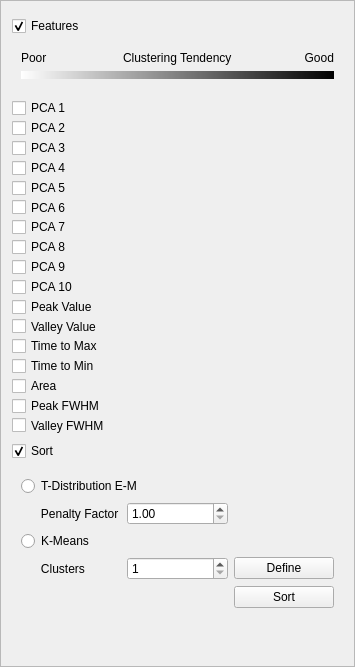
<?xml version="1.0" encoding="UTF-8"?>
<ui version="4.0">
 <class>OptionsSortFrame</class>
 <widget class="QFrame" name="OptionsSortFrame">
  <property name="geometry">
   <rect>
    <x>0</x>
    <y>0</y>
    <width>355</width>
    <height>667</height>
   </rect>
  </property>
  <property name="sizePolicy">
   <sizepolicy hsizetype="Preferred" vsizetype="Preferred">
    <horstretch>0</horstretch>
    <verstretch>0</verstretch>
   </sizepolicy>
  </property>
  <property name="minimumSize">
   <size>
    <width>0</width>
    <height>0</height>
   </size>
  </property>
  <property name="maximumSize">
   <size>
    <width>16777215</width>
    <height>16777215</height>
   </size>
  </property>
  <property name="windowTitle">
   <string>Frame</string>
  </property>
  <property name="frameShape">
   <enum>QFrame::StyledPanel</enum>
  </property>
  <property name="frameShadow">
   <enum>QFrame::Raised</enum>
  </property>
  <layout class="QVBoxLayout" name="verticalLayout">
   <property name="topMargin">
    <number>15</number>
   </property>
   <item>
    <widget class="ExpandButton" name="checkBoxFeatures">
     <property name="text">
      <string>Features</string>
     </property>
     <property name="checked">
      <bool>true</bool>
     </property>
    </widget>
   </item>
   <item>
    <widget class="QWidget" name="widgetClusteringTendency" native="true">
     <layout class="QGridLayout" name="gridLayout_3">
      <item row="0" column="2">
       <widget class="QLabel" name="label">
        <property name="text">
         <string>Good</string>
        </property>
        <property name="alignment">
         <set>Qt::AlignRight|Qt::AlignTrailing|Qt::AlignVCenter</set>
        </property>
       </widget>
      </item>
      <item row="0" column="1">
       <widget class="QLabel" name="labelClusteringTendency">
        <property name="sizePolicy">
         <sizepolicy hsizetype="Preferred" vsizetype="Preferred">
          <horstretch>0</horstretch>
          <verstretch>0</verstretch>
         </sizepolicy>
        </property>
        <property name="text">
         <string>Clustering Tendency</string>
        </property>
       </widget>
      </item>
      <item row="0" column="0">
       <widget class="QLabel" name="labelPoor">
        <property name="text">
         <string>Poor</string>
        </property>
       </widget>
      </item>
      <item row="1" column="0" colspan="3">
       <widget class="QWidget" name="widget" native="true">
        <property name="minimumSize">
         <size>
          <width>0</width>
          <height>8</height>
         </size>
        </property>
        <property name="styleSheet">
         <string notr="true">background-color: qlineargradient(spread:pad, x1:0, y1:0, x2:1, y2:0, stop:0 rgba(255, 255, 255, 255), stop:1 rgba(0, 0, 0, 255));</string>
        </property>
       </widget>
      </item>
     </layout>
    </widget>
   </item>
   <item>
    <widget class="FeatureCorrelation" name="widgetFeatureCorrelation" native="true">
     <property name="sizePolicy">
      <sizepolicy hsizetype="Preferred" vsizetype="Preferred">
       <horstretch>1</horstretch>
       <verstretch>0</verstretch>
      </sizepolicy>
     </property>
     <property name="minimumSize">
      <size>
       <width>300</width>
       <height>300</height>
      </size>
     </property>
     <property name="maximumSize">
      <size>
       <width>16777215</width>
       <height>16777215</height>
      </size>
     </property>
     <property name="styleSheet">
      <string notr="true"/>
     </property>
     <layout class="QGridLayout" name="featureCorrelationLayout">
      <property name="leftMargin">
       <number>0</number>
      </property>
      <property name="topMargin">
       <number>4</number>
      </property>
      <property name="rightMargin">
       <number>0</number>
      </property>
      <property name="bottomMargin">
       <number>0</number>
      </property>
      <property name="spacing">
       <number>0</number>
      </property>
      <item row="9" column="0">
       <widget class="QCheckBox" name="checkBox_10">
        <property name="sizePolicy">
         <sizepolicy hsizetype="Preferred" vsizetype="Fixed">
          <horstretch>0</horstretch>
          <verstretch>0</verstretch>
         </sizepolicy>
        </property>
        <property name="text">
         <string>PCA 10</string>
        </property>
        <property name="tristate">
         <bool>true</bool>
        </property>
       </widget>
      </item>
      <item row="12" column="0">
       <widget class="QCheckBox" name="checkBox_13">
        <property name="sizePolicy">
         <sizepolicy hsizetype="Preferred" vsizetype="Fixed">
          <horstretch>0</horstretch>
          <verstretch>0</verstretch>
         </sizepolicy>
        </property>
        <property name="text">
         <string>Time to Max</string>
        </property>
        <property name="tristate">
         <bool>true</bool>
        </property>
       </widget>
      </item>
      <item row="13" column="0">
       <widget class="QCheckBox" name="checkBox_14">
        <property name="sizePolicy">
         <sizepolicy hsizetype="Preferred" vsizetype="Fixed">
          <horstretch>0</horstretch>
          <verstretch>0</verstretch>
         </sizepolicy>
        </property>
        <property name="text">
         <string>Time to Min</string>
        </property>
        <property name="tristate">
         <bool>true</bool>
        </property>
       </widget>
      </item>
      <item row="1" column="0">
       <widget class="QCheckBox" name="checkBox_2">
        <property name="sizePolicy">
         <sizepolicy hsizetype="Preferred" vsizetype="Fixed">
          <horstretch>0</horstretch>
          <verstretch>0</verstretch>
         </sizepolicy>
        </property>
        <property name="text">
         <string>PCA 2</string>
        </property>
        <property name="tristate">
         <bool>true</bool>
        </property>
       </widget>
      </item>
      <item row="7" column="0">
       <widget class="QCheckBox" name="checkBox_8">
        <property name="sizePolicy">
         <sizepolicy hsizetype="Preferred" vsizetype="Fixed">
          <horstretch>0</horstretch>
          <verstretch>0</verstretch>
         </sizepolicy>
        </property>
        <property name="text">
         <string>PCA 8</string>
        </property>
        <property name="tristate">
         <bool>true</bool>
        </property>
       </widget>
      </item>
      <item row="14" column="0">
       <widget class="QCheckBox" name="checkBox_15">
        <property name="sizePolicy">
         <sizepolicy hsizetype="Preferred" vsizetype="Fixed">
          <horstretch>0</horstretch>
          <verstretch>0</verstretch>
         </sizepolicy>
        </property>
        <property name="text">
         <string>Area</string>
        </property>
        <property name="tristate">
         <bool>true</bool>
        </property>
       </widget>
      </item>
      <item row="0" column="0">
       <widget class="QCheckBox" name="checkBox">
        <property name="sizePolicy">
         <sizepolicy hsizetype="Preferred" vsizetype="Fixed">
          <horstretch>0</horstretch>
          <verstretch>0</verstretch>
         </sizepolicy>
        </property>
        <property name="text">
         <string>PCA 1</string>
        </property>
        <property name="tristate">
         <bool>true</bool>
        </property>
       </widget>
      </item>
      <item row="8" column="0">
       <widget class="QCheckBox" name="checkBox_9">
        <property name="sizePolicy">
         <sizepolicy hsizetype="Preferred" vsizetype="Fixed">
          <horstretch>0</horstretch>
          <verstretch>0</verstretch>
         </sizepolicy>
        </property>
        <property name="text">
         <string>PCA 9</string>
        </property>
        <property name="tristate">
         <bool>true</bool>
        </property>
       </widget>
      </item>
      <item row="6" column="0">
       <widget class="QCheckBox" name="checkBox_7">
        <property name="sizePolicy">
         <sizepolicy hsizetype="Preferred" vsizetype="Fixed">
          <horstretch>0</horstretch>
          <verstretch>0</verstretch>
         </sizepolicy>
        </property>
        <property name="text">
         <string>PCA 7</string>
        </property>
        <property name="tristate">
         <bool>true</bool>
        </property>
       </widget>
      </item>
      <item row="3" column="0">
       <widget class="QCheckBox" name="checkBox_4">
        <property name="sizePolicy">
         <sizepolicy hsizetype="Preferred" vsizetype="Fixed">
          <horstretch>0</horstretch>
          <verstretch>0</verstretch>
         </sizepolicy>
        </property>
        <property name="text">
         <string>PCA 4</string>
        </property>
        <property name="tristate">
         <bool>true</bool>
        </property>
       </widget>
      </item>
      <item row="16" column="0">
       <widget class="QCheckBox" name="checkBox_17">
        <property name="sizePolicy">
         <sizepolicy hsizetype="Preferred" vsizetype="Fixed">
          <horstretch>0</horstretch>
          <verstretch>0</verstretch>
         </sizepolicy>
        </property>
        <property name="text">
         <string>Valley FWHM</string>
        </property>
        <property name="tristate">
         <bool>true</bool>
        </property>
       </widget>
      </item>
      <item row="15" column="0">
       <widget class="QCheckBox" name="checkBox_16">
        <property name="sizePolicy">
         <sizepolicy hsizetype="Preferred" vsizetype="Fixed">
          <horstretch>0</horstretch>
          <verstretch>0</verstretch>
         </sizepolicy>
        </property>
        <property name="text">
         <string>Peak FWHM</string>
        </property>
        <property name="tristate">
         <bool>true</bool>
        </property>
       </widget>
      </item>
      <item row="10" column="0">
       <widget class="QCheckBox" name="checkBox_11">
        <property name="sizePolicy">
         <sizepolicy hsizetype="Preferred" vsizetype="Fixed">
          <horstretch>0</horstretch>
          <verstretch>0</verstretch>
         </sizepolicy>
        </property>
        <property name="text">
         <string>Peak Value</string>
        </property>
        <property name="tristate">
         <bool>true</bool>
        </property>
       </widget>
      </item>
      <item row="4" column="0">
       <widget class="QCheckBox" name="checkBox_5">
        <property name="sizePolicy">
         <sizepolicy hsizetype="Preferred" vsizetype="Fixed">
          <horstretch>0</horstretch>
          <verstretch>0</verstretch>
         </sizepolicy>
        </property>
        <property name="text">
         <string>PCA 5</string>
        </property>
        <property name="tristate">
         <bool>true</bool>
        </property>
       </widget>
      </item>
      <item row="2" column="0">
       <widget class="QCheckBox" name="checkBox_3">
        <property name="sizePolicy">
         <sizepolicy hsizetype="Preferred" vsizetype="Fixed">
          <horstretch>0</horstretch>
          <verstretch>0</verstretch>
         </sizepolicy>
        </property>
        <property name="text">
         <string>PCA 3</string>
        </property>
        <property name="tristate">
         <bool>true</bool>
        </property>
       </widget>
      </item>
      <item row="5" column="0">
       <widget class="QCheckBox" name="checkBox_6">
        <property name="sizePolicy">
         <sizepolicy hsizetype="Preferred" vsizetype="Fixed">
          <horstretch>0</horstretch>
          <verstretch>0</verstretch>
         </sizepolicy>
        </property>
        <property name="text">
         <string>PCA 6</string>
        </property>
        <property name="tristate">
         <bool>true</bool>
        </property>
       </widget>
      </item>
      <item row="11" column="0">
       <widget class="QCheckBox" name="checkBox_12">
        <property name="sizePolicy">
         <sizepolicy hsizetype="Preferred" vsizetype="Fixed">
          <horstretch>0</horstretch>
          <verstretch>0</verstretch>
         </sizepolicy>
        </property>
        <property name="text">
         <string>Valley Value</string>
        </property>
        <property name="tristate">
         <bool>true</bool>
        </property>
       </widget>
      </item>
     </layout>
    </widget>
   </item>
   <item>
    <widget class="ExpandButton" name="checkBoxSort">
     <property name="text">
      <string>Sort</string>
     </property>
     <property name="checked">
      <bool>true</bool>
     </property>
    </widget>
   </item>
   <item>
    <widget class="QWidget" name="widgetSort" native="true">
     <layout class="QGridLayout" name="gridLayout">
      <item row="0" column="0" colspan="2">
       <widget class="QRadioButton" name="radioButtonTDistributionEM">
        <property name="text">
         <string>T-Distribution E-M</string>
        </property>
       </widget>
      </item>
      <item row="1" column="0">
       <widget class="QLabel" name="labelPenaltyFactor">
        <property name="text">
         <string>      Penalty Factor</string>
        </property>
       </widget>
      </item>
      <item row="2" column="0">
       <widget class="QRadioButton" name="radioButtonKMeans">
        <property name="text">
         <string>K-Means</string>
        </property>
       </widget>
      </item>
      <item row="3" column="2">
       <widget class="BlackrockButton" name="pushButtonDefineClusters">
        <property name="styleSheet">
         <string notr="true"/>
        </property>
        <property name="text">
         <string>Define</string>
        </property>
        <property name="icon">
         <iconset resource="../ProjectFiles/OFSResources.qrc">
          <normaloff>:/new/Bitmaps/Bitmaps/Clusters.png</normaloff>:/new/Bitmaps/Bitmaps/Clusters.png</iconset>
        </property>
        <property name="checkable">
         <bool>true</bool>
        </property>
       </widget>
      </item>
      <item row="3" column="1">
       <widget class="SpinBoxBlank" name="spinBoxClusters">
        <property name="minimum">
         <number>1</number>
        </property>
        <property name="maximum">
         <number>10</number>
        </property>
       </widget>
      </item>
      <item row="3" column="0">
       <widget class="QLabel" name="labelClusters">
        <property name="text">
         <string>      Clusters</string>
        </property>
       </widget>
      </item>
      <item row="4" column="2">
       <widget class="BlackrockButton" name="pushButtonSort">
        <property name="minimumSize">
         <size>
          <width>98</width>
          <height>0</height>
         </size>
        </property>
        <property name="text">
         <string>Sort</string>
        </property>
        <property name="checkable">
         <bool>false</bool>
        </property>
       </widget>
      </item>
      <item row="1" column="1">
       <widget class="DoubleSpinBoxBlank" name="doubleSpinBoxPenaltyFactor">
        <property name="minimum">
         <double>1.000000000000000</double>
        </property>
        <property name="maximum">
         <double>2.000000000000000</double>
        </property>
        <property name="singleStep">
         <double>0.100000000000000</double>
        </property>
       </widget>
      </item>
     </layout>
    </widget>
   </item>
   <item>
    <spacer name="verticalSpacer">
     <property name="orientation">
      <enum>Qt::Vertical</enum>
     </property>
     <property name="sizeHint" stdset="0">
      <size>
       <width>20</width>
       <height>40</height>
      </size>
     </property>
    </spacer>
   </item>
  </layout>
 </widget>
 <customwidgets>
  <customwidget>
   <class>ExpandButton</class>
   <extends>QCheckBox</extends>
   <header location="global">../widgets/expandbutton.h</header>
  </customwidget>
  <customwidget>
   <class>BlackrockButton</class>
   <extends>QPushButton</extends>
   <header>../widgets/BlackrockButton.h</header>
  </customwidget>
  <customwidget>
   <class>FeatureCorrelation</class>
   <extends>QWidget</extends>
   <header location="global">../widgets/featurecorrelation.h</header>
   <container>1</container>
  </customwidget>
  <customwidget>
   <class>SpinBoxBlank</class>
   <extends>QSpinBox</extends>
   <header>../widgets/SpinBoxBlank.h</header>
  </customwidget>
  <customwidget>
   <class>DoubleSpinBoxBlank</class>
   <extends>QDoubleSpinBox</extends>
   <header>../widgets/DoubleSpinBoxBlank.h</header>
  </customwidget>
 </customwidgets>
 <resources>
  <include location="../ProjectFiles/OFSResources.qrc"/>
 </resources>
 <connections/>
</ui>
